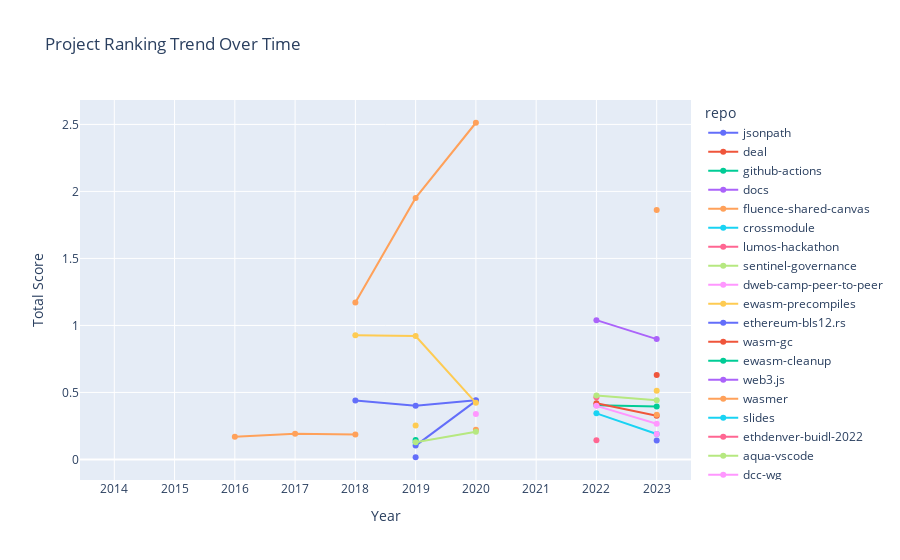

Notebook code for this chart:
### Markdown cell above
### 2. Line Plot - Trend in rankings over time

### Code cell
fig = px.line(yearly_repo_scores, x='year', y='total_score', color='repo', markers=True, title='Project Ranking Trend Over Time')
fig.update_layout(xaxis_title='Year', yaxis_title='Total Score')
fig.show("")
fig.show("png")

### Figure 1 — Plotly figure (JSON) as saved in the notebook; plotly's stock layout.template omitted (floating-point values rounded to 4 significant figures)
{"data": [{"hovertemplate": "repo=jsonpath<br>year=%{x}<br>total_score=%{y}<extra></extra>", "legendgroup": "jsonpath", "line": {"color": "#636efa", "dash": "solid"}, "marker": {"symbol": "circle"}, "mode": "lines+markers", "name": "jsonpath", "orientation": "v", "showlegend": true, "type": "scatter", "x": ["2014", "2015", "2016", "2017", "2018", "2019", "2020", "2021", "2022", "2023"], "xaxis": "x", "y": [null, null, null, null, 0.4405, 0.4007, 0.4412, null, null, null], "yaxis": "y"}, {"hovertemplate": "repo=deal<br>year=%{x}<br>total_score=%{y}<extra></extra>", "legendgroup": "deal", "line": {"color": "#EF553B", "dash": "solid"}, "marker": {"symbol": "circle"}, "mode": "lines+markers", "name": "deal", "orientation": "v", "showlegend": true, "type": "scatter", "x": ["2014", "2015", "2016", "2017", "2018", "2019", "2020", "2021", "2022", "2023"], "xaxis": "x", "y": [null, null, null, null, null, null, null, null, null, 0.6303], "yaxis": "y"}, {"hovertemplate": "repo=github-actions<br>year=%{x}<br>total_score=%{y}<extra></extra>", "legendgroup": "github-actions", "line": {"color": "#00cc96", "dash": "solid"}, "marker": {"symbol": "circle"}, "mode": "lines+markers", "name": "github-actions", "orientation": "v", "showlegend": true, "type": "scatter", "x": ["2014", "2015", "2016", "2017", "2018", "2019", "2020", "2021", "2022", "2023"], "xaxis": "x", "y": [null, null, null, null, null, null, null, null, 0.4045, 0.395], "yaxis": "y"}, {"hovertemplate": "repo=docs<br>year=%{x}<br>total_score=%{y}<extra></extra>", "legendgroup": "docs", "line": {"color": "#ab63fa", "dash": "solid"}, "marker": {"symbol": "circle"}, "mode": "lines+markers", "name": "docs", "orientation": "v", "showlegend": true, "type": "scatter", "x": ["2014", "2015", "2016", "2017", "2018", "2019", "2020", "2021", "2022", "2023"], "xaxis": "x", "y": [null, null, null, null, null, null, null, null, 1.039, 0.8981], "yaxis": "y"}, {"hovertemplate": "repo=fluence-shared-canvas<br>year=%{x}<br>total_score=%{y}<extra></extra>", "legendgroup": "fluence-shared-canvas", "line": {"color": "#FFA15A", "dash": "solid"}, "marker": {"symbol": "circle"}, "mode": "lines+markers", "name": "fluence-shared-canvas", "orientation": "v", "showlegend": true, "type": "scatter", "x": ["2014", "2015", "2016", "2017", "2018", "2019", "2020", "2021", "2022", "2023"], "xaxis": "x", "y": [null, null, null, null, null, null, null, null, null, null], "yaxis": "y"}, {"hovertemplate": "repo=crossmodule<br>year=%{x}<br>total_score=%{y}<extra></extra>", "legendgroup": "crossmodule", "line": {"color": "#19d3f3", "dash": "solid"}, "marker": {"symbol": "circle"}, "mode": "lines+markers", "name": "crossmodule", "orientation": "v", "showlegend": true, "type": "scatter", "x": ["2014", "2015", "2016", "2017", "2018", "2019", "2020", "2021", "2022", "2023"], "xaxis": "x", "y": [null, null, null, null, null, null, null, null, null, null], "yaxis": "y"}, {"hovertemplate": "repo=lumos-hackathon<br>year=%{x}<br>total_score=%{y}<extra></extra>", "legendgroup": "lumos-hackathon", "line": {"color": "#FF6692", "dash": "solid"}, "marker": {"symbol": "circle"}, "mode": "lines+markers", "name": "lumos-hackathon", "orientation": "v", "showlegend": true, "type": "scatter", "x": ["2014", "2015", "2016", "2017", "2018", "2019", "2020", "2021", "2022", "2023"], "xaxis": "x", "y": [null, null, null, null, null, null, null, null, 0.1431, null], "yaxis": "y"}, {"hovertemplate": "repo=sentinel-governance<br>year=%{x}<br>total_score=%{y}<extra></extra>", "legendgroup": "sentinel-governance", "line": {"color": "#B6E880", "dash": "solid"}, "marker": {"symbol": "circle"}, "mode": "lines+markers", "name": "sentinel-governance", "orientation": "v", "showlegend": true, "type": "scatter", "x": ["2014", "2015", "2016", "2017", "2018", "2019", "2020", "2021", "2022", "2023"], "xaxis": "x", "y": [null, null, null, null, null, null, null, null, null, null], "yaxis": "y"}, {"hovertemplate": "repo=dweb-camp-peer-to-peer<br>year=%{x}<br>total_score=%{y}<extra></extra>", "legendgroup": "dweb-camp-peer-to-peer", "line": {"color": "#FF97FF", "dash": "solid"}, "marker": {"symbol": "circle"}, "mode": "lines+markers", "name": "dweb-camp-peer-to-peer", "orientation": "v", "showlegend": true, "type": "scatter", "x": ["2014", "2015", "2016", "2017", "2018", "2019", "2020", "2021", "2022", "2023"], "xaxis": "x", "y": [null, null, null, null, null, null, null, null, 0.4083, null], "yaxis": "y"}, {"hovertemplate": "repo=ewasm-precompiles<br>year=%{x}<br>total_score=%{y}<extra></extra>", "legendgroup": "ewasm-precompiles", "line": {"color": "#FECB52", "dash": "solid"}, "marker": {"symbol": "circle"}, "mode": "lines+markers", "name": "ewasm-precompiles", "orientation": "v", "showlegend": true, "type": "scatter", "x": ["2014", "2015", "2016", "2017", "2018", "2019", "2020", "2021", "2022", "2023"], "xaxis": "x", "y": [null, null, null, null, null, 0.2538, null, null, null, null], "yaxis": "y"}, {"hovertemplate": "repo=ethereum-bls12.rs<br>year=%{x}<br>total_score=%{y}<extra></extra>", "legendgroup": "ethereum-bls12.rs", "line": {"color": "#636efa", "dash": "solid"}, "marker": {"symbol": "circle"}, "mode": "lines+markers", "name": "ethereum-bls12.rs", "orientation": "v", "showlegend": true, "type": "scatter", "x": ["2014", "2015", "2016", "2017", "2018", "2019", "2020", "2021", "2022", "2023"], "xaxis": "x", "y": [null, null, null, null, null, 0.01643, null, null, null, null], "yaxis": "y"}, {"hovertemplate": "repo=wasm-gc<br>year=%{x}<br>total_score=%{y}<extra></extra>", "legendgroup": "wasm-gc", "line": {"color": "#EF553B", "dash": "solid"}, "marker": {"symbol": "circle"}, "mode": "lines+markers", "name": "wasm-gc", "orientation": "v", "showlegend": true, "type": "scatter", "x": ["2014", "2015", "2016", "2017", "2018", "2019", "2020", "2021", "2022", "2023"], "xaxis": "x", "y": [null, null, null, null, null, null, null, null, null, null], "yaxis": "y"}, {"hovertemplate": "repo=ewasm-cleanup<br>year=%{x}<br>total_score=%{y}<extra></extra>", "legendgroup": "ewasm-cleanup", "line": {"color": "#00cc96", "dash": "solid"}, "marker": {"symbol": "circle"}, "mode": "lines+markers", "name": "ewasm-cleanup", "orientation": "v", "showlegend": true, "type": "scatter", "x": ["2014", "2015", "2016", "2017", "2018", "2019", "2020", "2021", "2022", "2023"], "xaxis": "x", "y": [null, null, null, null, null, null, null, null, null, null], "yaxis": "y"}, {"hovertemplate": "repo=web3.js<br>year=%{x}<br>total_score=%{y}<extra></extra>", "legendgroup": "web3.js", "line": {"color": "#ab63fa", "dash": "solid"}, "marker": {"symbol": "circle"}, "mode": "lines+markers", "name": "web3.js", "orientation": "v", "showlegend": true, "type": "scatter", "x": ["2014", "2015", "2016", "2017", "2018", "2019", "2020", "2021", "2022", "2023"], "xaxis": "x", "y": [null, null, null, null, null, null, null, null, null, null], "yaxis": "y"}, {"hovertemplate": "repo=wasmer<br>year=%{x}<br>total_score=%{y}<extra></extra>", "legendgroup": "wasmer", "line": {"color": "#FFA15A", "dash": "solid"}, "marker": {"symbol": "circle"}, "mode": "lines+markers", "name": "wasmer", "orientation": "v", "showlegend": true, "type": "scatter", "x": ["2014", "2015", "2016", "2017", "2018", "2019", "2020", "2021", "2022", "2023"], "xaxis": "x", "y": [null, null, null, null, 1.172, 1.952, 2.512, null, null, 1.862], "yaxis": "y"}, {"hovertemplate": "repo=slides<br>year=%{x}<br>total_score=%{y}<extra></extra>", "legendgroup": "slides", "line": {"color": "#19d3f3", "dash": "solid"}, "marker": {"symbol": "circle"}, "mode": "lines+markers", "name": "slides", "orientation": "v", "showlegend": true, "type": "scatter", "x": ["2014", "2015", "2016", "2017", "2018", "2019", "2020", "2021", "2022", "2023"], "xaxis": "x", "y": [null, null, null, null, null, null, null, null, 0.3439, 0.1894], "yaxis": "y"}, {"hovertemplate": "repo=ethdenver-buidl-2022<br>year=%{x}<br>total_score=%{y}<extra></extra>", "legendgroup": "ethdenver-buidl-2022", "line": {"color": "#FF6692", "dash": "solid"}, "marker": {"symbol": "circle"}, "mode": "lines+markers", "name": "ethdenver-buidl-2022", "orientation": "v", "showlegend": true, "type": "scatter", "x": ["2014", "2015", "2016", "2017", "2018", "2019", "2020", "2021", "2022", "2023"], "xaxis": "x", "y": [null, null, null, null, null, null, null, null, 0.4645, null], "yaxis": "y"}, {"hovertemplate": "repo=aqua-vscode<br>year=%{x}<br>total_score=%{y}<extra></extra>", "legendgroup": "aqua-vscode", "line": {"color": "#B6E880", "dash": "solid"}, "marker": {"symbol": "circle"}, "mode": "lines+markers", "name": "aqua-vscode", "orientation": "v", "showlegend": true, "type": "scatter", "x": ["2014", "2015", "2016", "2017", "2018", "2019", "2020", "2021", "2022", "2023"], "xaxis": "x", "y": [null, null, null, null, null, null, null, null, 0.4777, 0.4423], "yaxis": "y"}, {"hovertemplate": "repo=dcc-wg<br>year=%{x}<br>total_score=%{y}<extra></extra>", "legendgroup": "dcc-wg", "line": {"color": "#FF97FF", "dash": "solid"}, "marker": {"symbol": "circle"}, "mode": "lines+markers", "name": "dcc-wg", "orientation": "v", "showlegend": true, "type": "scatter", "x": ["2014", "2015", "2016", "2017", "2018", "2019", "2020", "2021", "2022", "2023"], "xaxis": "x", "y": [null, null, null, null, null, null, null, null, null, 0.1894], "yaxis": "y"}, {"hovertemplate": "repo=tendermint-demo<br>year=%{x}<br>total_score=%{y}<extra></extra>", "legendgroup": "tendermint-demo", "line": {"color": "#FECB52", "dash": "solid"}, "marker": {"symbol": "circle"}, "mode": "lines+markers", "name": "tendermint-demo", "orientation": "v", "showlegend": true, "type": "scatter", "x": ["2014", "2015", "2016", "2017", "2018", "2019", "2020", "2021", "2022", "2023"], "xaxis": "x", "y": [null, null, null, null, null, null, null, null, null, null], "yaxis": "y"}, {"hovertemplate": "repo=xwasm<br>year=%{x}<br>total_score=%{y}<extra></extra>", "legendgroup": "xwasm", "line": {"color": "#636efa", "dash": "solid"}, "marker": {"symbol": "circle"}, "mode": "lines+markers", "name": "xwasm", "orientation": "v", "showlegend": true, "type": "scatter", "x": ["2014", "2015", "2016", "2017", "2018", "2019", "2020", "2021", "2022", "2023"], "xaxis": "x", "y": [null, null, null, null, null, 0.1035, 0.4372, null, null, 0.1419], "yaxis": "y"}, {"hovertemplate": "repo=aqua-lib<br>year=%{x}<br>total_score=%{y}<extra></extra>", "legendgroup": "aqua-lib", "line": {"color": "#EF553B", "dash": "solid"}, "marker": {"symbol": "circle"}, "mode": "lines+markers", "name": "aqua-lib", "orientation": "v", "showlegend": true, "type": "scatter", "x": ["2014", "2015", "2016", "2017", "2018", "2019", "2020", "2021", "2022", "2023"], "xaxis": "x", "y": [null, null, null, null, null, null, null, null, 0.4195, 0.3265], "yaxis": "y"}, {"hovertemplate": "repo=llamadb-wasm<br>year=%{x}<br>total_score=%{y}<extra></extra>", "legendgroup": "llamadb-wasm", "line": {"color": "#00cc96", "dash": "solid"}, "marker": {"symbol": "circle"}, "mode": "lines+markers", "name": "llamadb-wasm", "orientation": "v", "showlegend": true, "type": "scatter", "x": ["2014", "2015", "2016", "2017", "2018", "2019", "2020", "2021", "2022", "2023"], "xaxis": "x", "y": [null, null, null, null, null, 0.1451, null, null, null, null], "yaxis": "y"}, {"hovertemplate": "repo=wasm-metering-old<br>year=%{x}<br>total_score=%{y}<extra></extra>", "legendgroup": "wasm-metering-old", "line": {"color": "#ab63fa", "dash": "solid"}, "marker": {"symbol": "circle"}, "mode": "lines+markers", "name": "wasm-metering-old", "orientation": "v", "showlegend": true, "type": "scatter", "x": ["2014", "2015", "2016", "2017", "2018", "2019", "2020", "2021", "2022", "2023"], "xaxis": "x", "y": [null, null, null, null, null, null, null, null, null, null], "yaxis": "y"}, {"hovertemplate": "repo=zwitterion<br>year=%{x}<br>total_score=%{y}<extra></extra>", "legendgroup": "zwitterion", "line": {"color": "#FFA15A", "dash": "solid"}, "marker": {"symbol": "circle"}, "mode": "lines+markers", "name": "zwitterion", "orientation": "v", "showlegend": true, "type": "scatter", "x": ["2014", "2015", "2016", "2017", "2018", "2019", "2020", "2021", "2022", "2023"], "xaxis": "x", "y": [null, null, 0.1697, 0.1912, 0.1866, null, 0.2213, null, null, 0.333], "yaxis": "y"}, {"hovertemplate": "repo=wasm-timer<br>year=%{x}<br>total_score=%{y}<extra></extra>", "legendgroup": "wasm-timer", "line": {"color": "#19d3f3", "dash": "solid"}, "marker": {"symbol": "circle"}, "mode": "lines+markers", "name": "wasm-timer", "orientation": "v", "showlegend": true, "type": "scatter", "x": ["2014", "2015", "2016", "2017", "2018", "2019", "2020", "2021", "2022", "2023"], "xaxis": "x", "y": [null, null, null, null, null, 0.129, null, null, null, null], "yaxis": "y"}, {"hovertemplate": "repo=spec<br>year=%{x}<br>total_score=%{y}<extra></extra>", "legendgroup": "spec", "line": {"color": "#FF6692", "dash": "solid"}, "marker": {"symbol": "circle"}, "mode": "lines+markers", "name": "spec", "orientation": "v", "showlegend": true, "type": "scatter", "x": ["2014", "2015", "2016", "2017", "2018", "2019", "2020", "2021", "2022", "2023"], "xaxis": "x", "y": [null, null, null, null, null, null, null, null, null, null], "yaxis": "y"}, {"hovertemplate": "repo=glas<br>year=%{x}<br>total_score=%{y}<extra></extra>", "legendgroup": "glas", "line": {"color": "#B6E880", "dash": "solid"}, "marker": {"symbol": "circle"}, "mode": "lines+markers", "name": "glas", "orientation": "v", "showlegend": true, "type": "scatter", "x": ["2014", "2015", "2016", "2017", "2018", "2019", "2020", "2021", "2022", "2023"], "xaxis": "x", "y": [null, null, null, null, null, 0.1291, 0.2071, null, null, null], "yaxis": "y"}, {"hovertemplate": "repo=dashboard<br>year=%{x}<br>total_score=%{y}<extra></extra>", "legendgroup": "dashboard", "line": {"color": "#FF97FF", "dash": "solid"}, "marker": {"symbol": "circle"}, "mode": "lines+markers", "name": "dashboard", "orientation": "v", "showlegend": true, "type": "scatter", "x": ["2014", "2015", "2016", "2017", "2018", "2019", "2020", "2021", "2022", "2023"], "xaxis": "x", "y": [null, null, null, null, null, null, 0.3399, null, 0.4, 0.2665], "yaxis": "y"}, {"hovertemplate": "repo=wasmi<br>year=%{x}<br>total_score=%{y}<extra></extra>", "legendgroup": "wasmi", "line": {"color": "#FECB52", "dash": "solid"}, "marker": {"symbol": "circle"}, "mode": "lines+markers", "name": "wasmi", "orientation": "v", "showlegend": true, "type": "scatter", "x": ["2014", "2015", "2016", "2017", "2018", "2019", "2020", "2021", "2022", "2023"], "xaxis": "x", "y": [null, null, null, null, 0.9271, 0.9208, 0.4224, null, null, 0.513], "yaxis": "y"}], "layout": {"autosize": true, "legend": {"title": {"text": "repo"}, "tracegroupgap": 0}, "title": {"text": "Project Ranking Trend Over Time"}, "xaxis": {"anchor": "y", "autorange": true, "domain": [0, 1], "range": [-0.5482, 9.548], "title": {"text": "Year"}, "type": "category"}, "yaxis": {"anchor": "x", "autorange": true, "domain": [0, 1], "range": [-0.1896, 2.718], "title": {"text": "Total Score"}, "type": "linear"}}}
